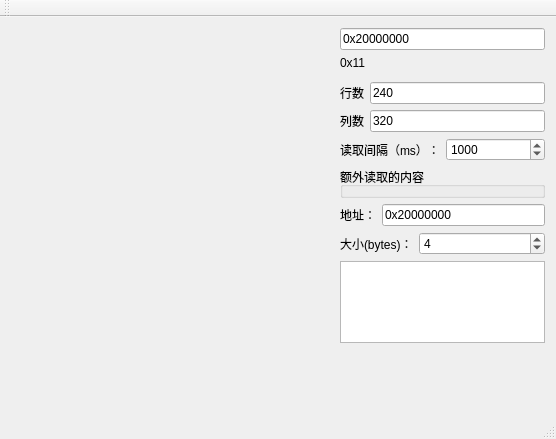
<?xml version="1.0" encoding="UTF-8"?>
<ui version="4.0">
 <class>MainWindow</class>
 <widget class="QMainWindow" name="MainWindow">
  <property name="geometry">
   <rect>
    <x>0</x>
    <y>0</y>
    <width>556</width>
    <height>439</height>
   </rect>
  </property>
  <property name="windowTitle">
   <string>MainWindow</string>
  </property>
  <widget class="QWidget" name="centralWidget">
   <layout class="QVBoxLayout" name="verticalLayout">
    <item>
     <layout class="QHBoxLayout" name="horizontalLayout">
      <item>
       <layout class="QGridLayout" name="gridLayout">
        <item row="0" column="0">
         <spacer name="horizontalSpacer_2">
          <property name="orientation">
           <enum>Qt::Horizontal</enum>
          </property>
          <property name="sizeHint" stdset="0">
           <size>
            <width>40</width>
            <height>20</height>
           </size>
          </property>
         </spacer>
        </item>
        <item row="0" column="1">
         <spacer name="horizontalSpacer">
          <property name="orientation">
           <enum>Qt::Horizontal</enum>
          </property>
          <property name="sizeType">
           <enum>QSizePolicy::Preferred</enum>
          </property>
          <property name="sizeHint" stdset="0">
           <size>
            <width>340</width>
            <height>340</height>
           </size>
          </property>
         </spacer>
        </item>
       </layout>
      </item>
      <item>
       <layout class="QVBoxLayout" name="verticalLayout_2">
        <item>
         <widget class="QLineEdit" name="lineEdit">
          <property name="text">
           <string>0x20000000</string>
          </property>
         </widget>
        </item>
        <item>
         <widget class="QLabel" name="label_hex">
          <property name="text">
           <string>0x11</string>
          </property>
         </widget>
        </item>
        <item>
         <widget class="Line" name="line">
          <property name="orientation">
           <enum>Qt::Vertical</enum>
          </property>
         </widget>
        </item>
        <item>
         <layout class="QHBoxLayout" name="horizontalLayout_2">
          <item>
           <widget class="QLabel" name="label">
            <property name="text">
             <string>行数</string>
            </property>
           </widget>
          </item>
          <item>
           <widget class="QLineEdit" name="lineEdit_row">
            <property name="text">
             <string>240</string>
            </property>
           </widget>
          </item>
         </layout>
        </item>
        <item>
         <layout class="QHBoxLayout" name="horizontalLayout_3">
          <item>
           <widget class="QLabel" name="label_2">
            <property name="text">
             <string>列数</string>
            </property>
           </widget>
          </item>
          <item>
           <widget class="QLineEdit" name="lineEdit_column">
            <property name="text">
             <string>320</string>
            </property>
           </widget>
          </item>
         </layout>
        </item>
        <item>
         <layout class="QHBoxLayout" name="horizontalLayout_6">
          <item>
           <widget class="QLabel" name="label_5">
            <property name="text">
             <string>读取间隔（ms）：</string>
            </property>
           </widget>
          </item>
          <item>
           <widget class="QSpinBox" name="spinBox_catch_time_interval">
            <property name="sizePolicy">
             <sizepolicy hsizetype="Expanding" vsizetype="Expanding">
              <horstretch>0</horstretch>
              <verstretch>0</verstretch>
             </sizepolicy>
            </property>
            <property name="maximum">
             <number>3000</number>
            </property>
            <property name="value">
             <number>1000</number>
            </property>
           </widget>
          </item>
         </layout>
        </item>
        <item>
         <widget class="QGroupBox" name="groupBox">
          <property name="title">
           <string>额外读取的内容</string>
          </property>
         </widget>
        </item>
        <item>
         <layout class="QHBoxLayout" name="horizontalLayout_4">
          <item>
           <widget class="QLabel" name="label_3">
            <property name="text">
             <string>地址：</string>
            </property>
           </widget>
          </item>
          <item>
           <widget class="QLineEdit" name="lineEdit_EX_Addr">
            <property name="text">
             <string>0x20000000</string>
            </property>
            <property name="maxLength">
             <number>10</number>
            </property>
           </widget>
          </item>
         </layout>
        </item>
        <item>
         <layout class="QHBoxLayout" name="horizontalLayout_5">
          <item>
           <widget class="QLabel" name="label_4">
            <property name="text">
             <string>大小(bytes)：</string>
            </property>
           </widget>
          </item>
          <item>
           <widget class="QSpinBox" name="spinBox_EX_Context">
            <property name="sizePolicy">
             <sizepolicy hsizetype="Expanding" vsizetype="Fixed">
              <horstretch>0</horstretch>
              <verstretch>0</verstretch>
             </sizepolicy>
            </property>
            <property name="value">
             <number>4</number>
            </property>
           </widget>
          </item>
         </layout>
        </item>
        <item>
         <widget class="QTextEdit" name="textEdit_Ex"/>
        </item>
        <item>
         <spacer name="verticalSpacer">
          <property name="orientation">
           <enum>Qt::Vertical</enum>
          </property>
          <property name="sizeHint" stdset="0">
           <size>
            <width>20</width>
            <height>173</height>
           </size>
          </property>
         </spacer>
        </item>
       </layout>
      </item>
     </layout>
    </item>
    <item>
     <layout class="QGridLayout" name="gridLayout_2"/>
    </item>
    <item>
     <spacer name="verticalSpacer_2">
      <property name="orientation">
       <enum>Qt::Vertical</enum>
      </property>
      <property name="sizeHint" stdset="0">
       <size>
        <width>20</width>
        <height>40</height>
       </size>
      </property>
     </spacer>
    </item>
   </layout>
  </widget>
  <widget class="QMenuBar" name="menuBar">
   <property name="geometry">
    <rect>
     <x>0</x>
     <y>0</y>
     <width>556</width>
     <height>23</height>
    </rect>
   </property>
  </widget>
  <widget class="QToolBar" name="mainToolBar">
   <attribute name="toolBarArea">
    <enum>TopToolBarArea</enum>
   </attribute>
   <attribute name="toolBarBreak">
    <bool>false</bool>
   </attribute>
  </widget>
  <widget class="QStatusBar" name="statusBar"/>
 </widget>
 <layoutdefault spacing="6" margin="11"/>
 <resources/>
 <connections/>
</ui>
